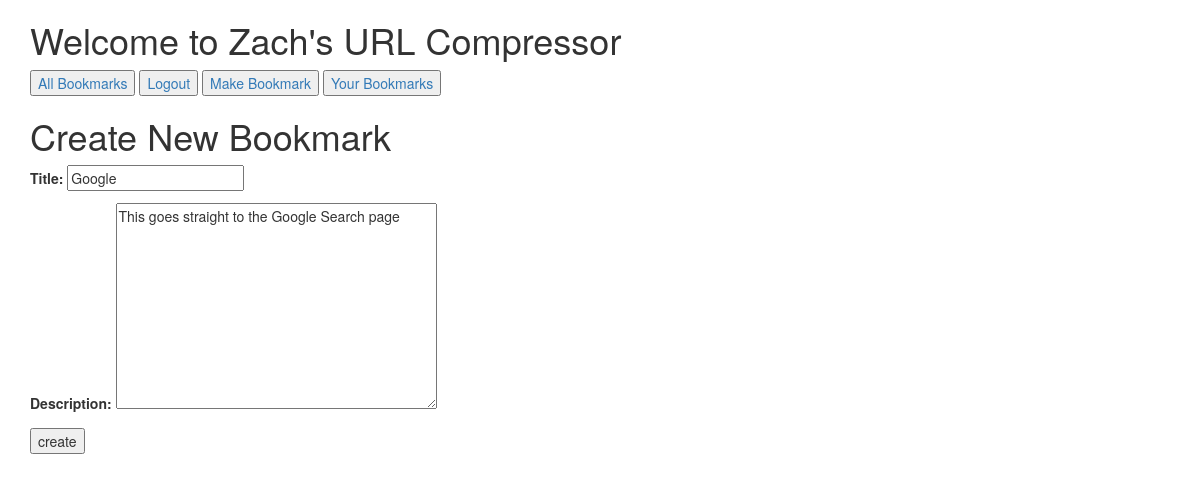
Page /update/8 (signed in) on the committed database.
### compressor/models.py (models this page shows, shortened)
class Bookmark(models.Model):
    author = models.ForeignKey(User)
    long_url = models.URLField()
    short_url = models.CharField(max_length=50 )
    created = models.DateTimeField(auto_now_add=True)
    description = models.TextField(null=True)
    title = models.CharField(max_length=25)
    objects = BookmarkManager()
    class Meta:
        ordering = ["-created"]

### compressor/views.py (the view)
# urls.py: url(r'^update/(?P<pk>\d+)$', login_required(BookmarkUpdateView.as_view()), name="bookmark_update"),
class BookmarkUpdateView(UpdateView):
    model = Bookmark
    fields =  ["title", "description"]
    success_url = '/'
    def get_queryset(self):
        bookmark_id = self.kwargs.get("pk")
        return self.model.objects.filter(id=bookmark_id)

### compressor/templates/compressor/bookmark_form.html (shortened to what this page needs)
{% extends 'base.html' %}
{% block content %}
    <h1>Create New Bookmark</h1>
    <form action="" method='post'>
        {{ form.as_p }}
        <input type="submit" value="create"/>
    </form>
{% endblock %}

### rows in the picture
Bookmark: title "Google", description "This goes straight to the Google Search page"
